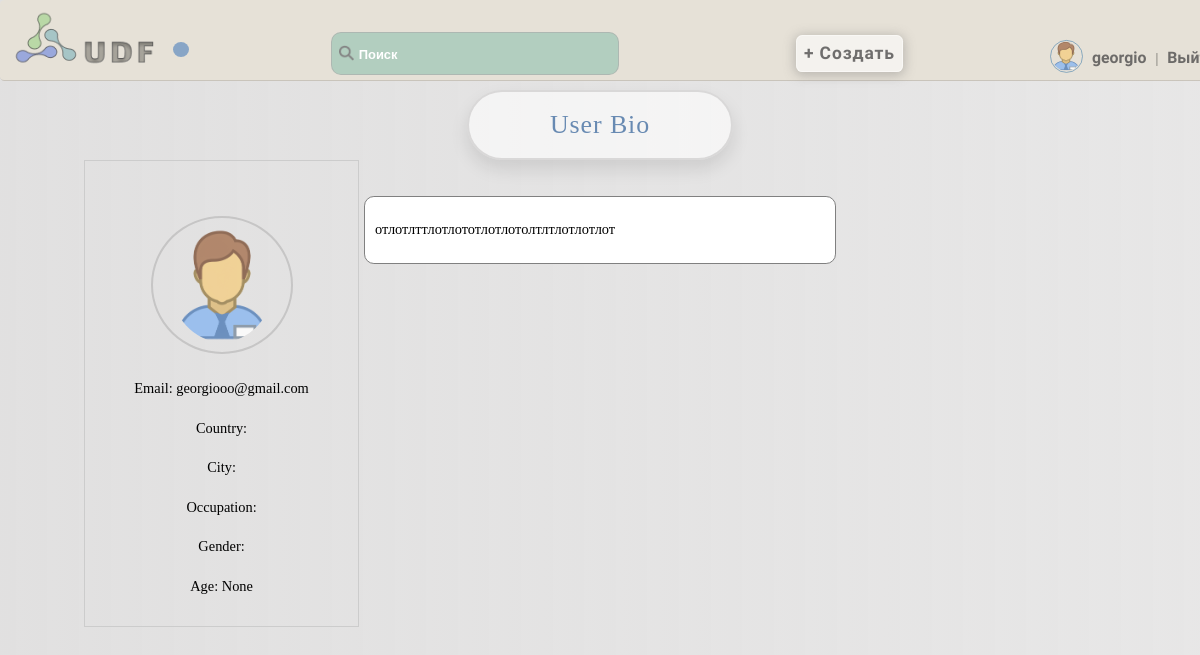
/accounts/bio/ (signed in), run on an earlier commit of the app's database.
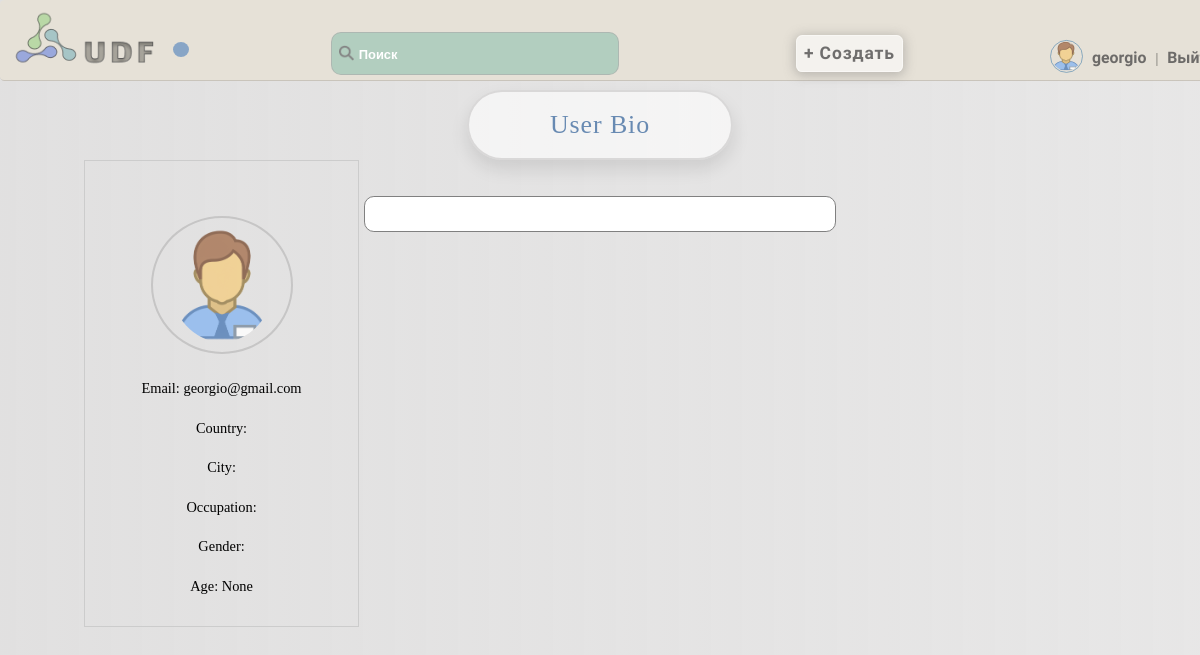
And on a later commit of the database.
### accounts/models.py (models this page shows, shortened)
class User(AbstractUser):
    username = models.CharField(max_length=150, unique=True)
    password = models.CharField(max_length=128, null=False, blank=False)
    bio = models.TextField(blank=True)
    country = models.CharField(max_length=50, blank=True)
    city = models.CharField(max_length=50, blank=True)
    is_online = models.BooleanField(default=False)
    occupation = models.CharField(max_length=50, blank=True)
    avatar = models.ImageField(upload_to='avatars', blank=True)
    date_joined = models.DateTimeField(auto_now_add=True)
    email = models.EmailField(unique=True)
    gender_choices = [
        ('M', 'Male'),
        ('F', 'Female'),
    ]
    gender = models.CharField(max_length=1, choices=gender_choices, blank=True)
    age = models.IntegerField(blank=True, null=True)
    last_login = None
    groups = None
    user_permissions = None
    def avatar_url(self):
        if self.avatar:
            return self.avatar.url
        else:
            return settings.STATIC_URL + 'static/images/standart_img.png'

### accounts/views.py (the view)
# urls.py: path('bio/', bio_view, name='bio_view'),
@login_required
def bio_view(request):
    bio_form = BioForm(instance=request.user)
    if request.method == 'POST':
        bio_form = BioForm(request.POST, request.FILES, instance=request.user)
        if bio_form.is_valid():
            bio_form.save()
            return redirect('bio_view')
    return render(request, 'accounts/bio.html', {'user': request.user, 'avatar_url': request.user.avatar_url(), 'bio_form': bio_form})

### accounts/forms.py
class BioForm(forms.ModelForm):
    class Meta:
        model = User
        fields = ['username', 'bio', 'avatar', 'email', 'country', 'city', 'occupation', 'gender', 'age']

### accounts/templates/accounts/bio.html
{% extends 'core/base.html' %}
{% load static %}
{% block content %}
    <h1>User Bio</h1>
    <div id="bio-text-container">
            <p>{{ user.bio }}</p>
        </div>
<div id="bio-container">
      {% if user.avatar %}
      <img class="avatar" src="{{ user.avatar.url }}" alt="User Avatar">
      {% else %}
      <img class="static-avatar" src="{% static 'images/standart_img.png' %}" alt="Default Avatar">
      {% endif %}
        <p>Email: {{ user.email }}</p>
        <p>Country: {{ user.country }}</p>
        <p>City: {{ user.city }}</p>
        <p>Occupation: {{ user.occupation }}</p>
        <p>Gender: {{ user.get_gender_display }}</p>
        <p>Age: {{ user.age }}</p>
    </div>
{% endblock %}

### core/templates/core/base.html (shortened to what this page needs)
<!DOCTYPE html>
{% load static %}
<html lang="en">
<head>
    <link rel="stylesheet" href="{% static 'css/style.css' %}">
</head>
<body class="loaded">
<div class="menu">
    <div class="wrap">
        <div class="logo" id="logo_animated">
            <a class="logo-menu" href="{% url 'base_with_articles' %}"><img src="{% static 'images/logo.png' %}" alt=""></a>
        </div>
        <div class="shape"></div>
        <ul>
            <li>
                <label class="search-icon">
                    <img src="{% static 'images/search.png' %}" alt="Search">
                </label>
                <input class="search-input" type="text" placeholder="Поиск" id="search-input">
            </li>
            <li>
                <a class="add-button" href="{% url 'add_article' %}">
                    <button class="animated_bt" type="button">+ Создать</button>
                </a>
            </li>
            {% if user.is_authenticated %}
            <li>
                {% if user.avatar %}
                 <img class="menu-avatar" src="{{ user.avatar.url }}" alt="{{ user.username }} Avatar">
                 {% else %}
                 <img class="menu-avatar" src="{% static 'images/standart_img.png' %}" alt="Default Avatar">
                {% endif %}
                <a href="{% url 'user_profile' %}">{{ user.username }}</a> | <a href="{% url 'logout' %}">Выйти</a>
            </li>
            {% endif %}
        </ul>
    </div>
</div>
<div class="container">
    <div class="wrap">
        {% block content %}{% endblock %}
    </div>
</body>
</html>

What changed in the data, as far as the page shows it:
changed User "georgio": email "georgiooo@gmail.com" → "georgio@gmail.com"; bio "отлотлттлотлототлотлотолтлтлотлотлот" → (not shown)
